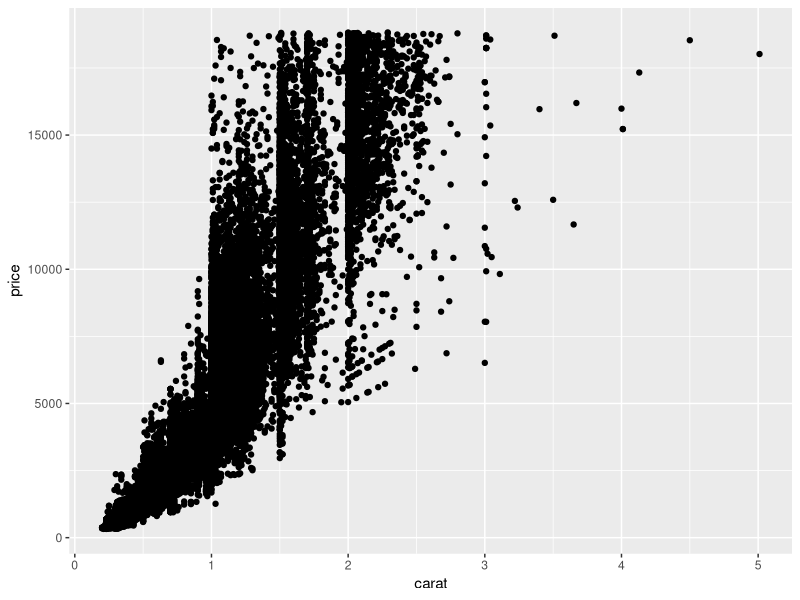
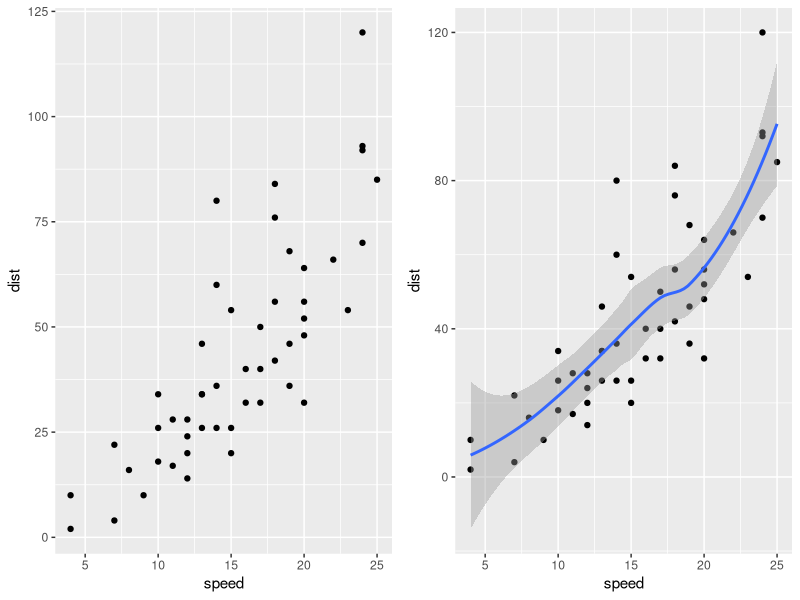
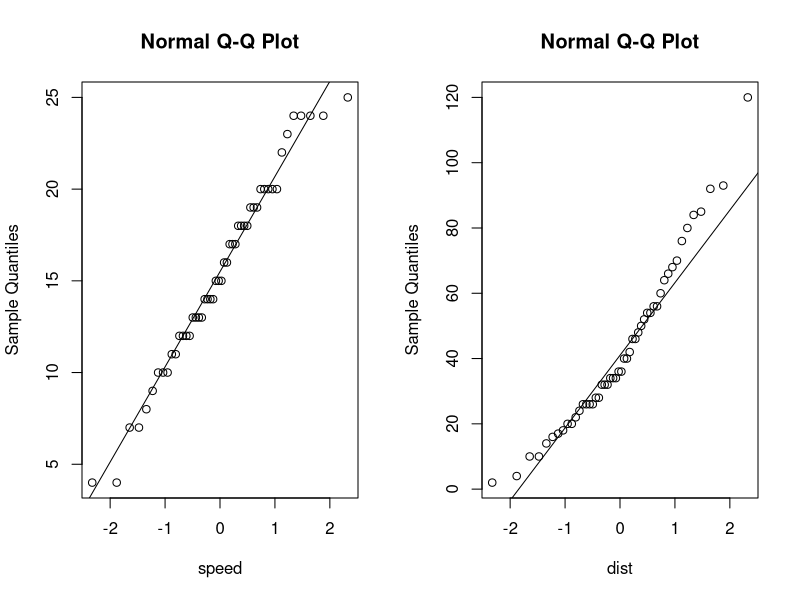
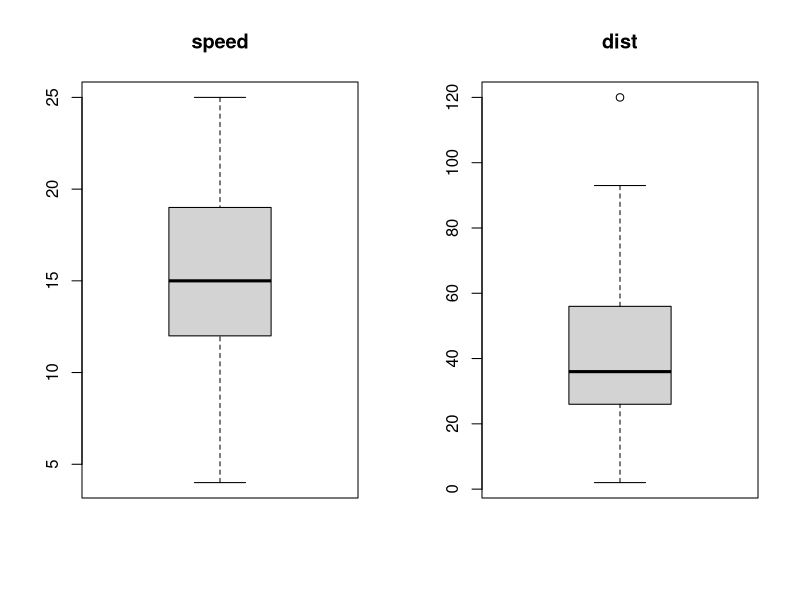
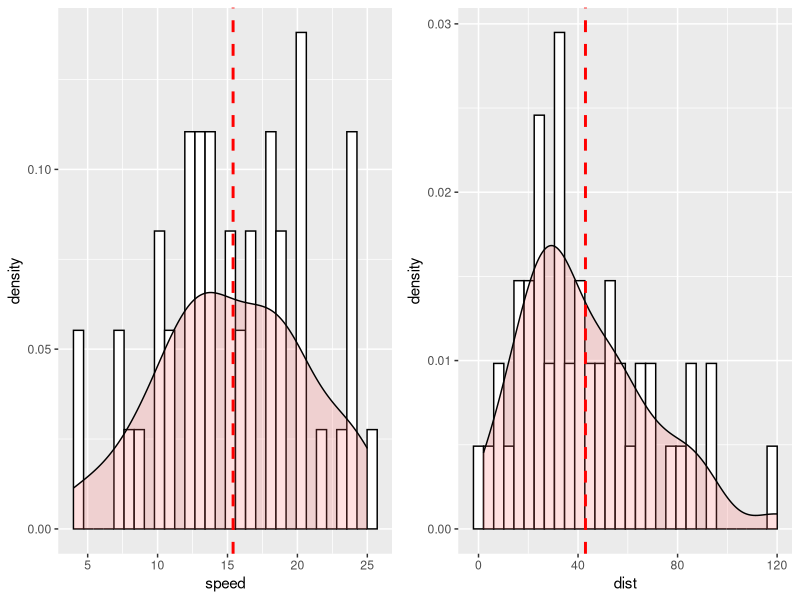
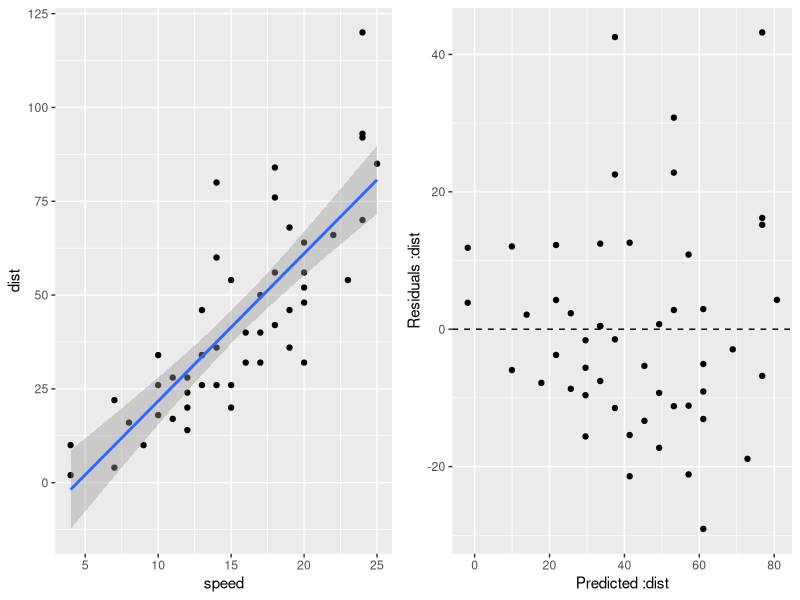
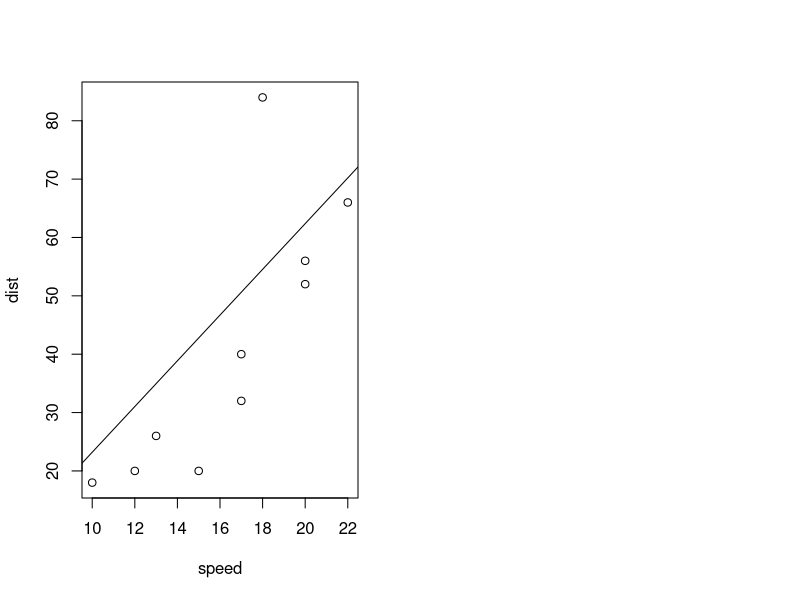
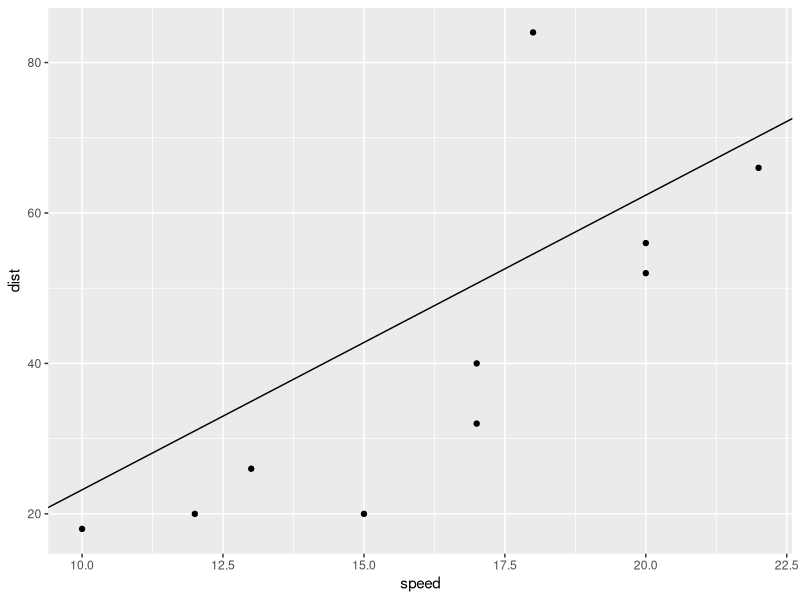

Write R code to recreate these figures, in order.
## ---- chunk 1
knitr::opts_chunk$set(echo = TRUE)
## ---- chunk 2
#install.packages("tidyverse")
#install.packages("gridExtra")
library(tidyverse)
library(gridExtra)
## ---- chunk 3
diamonds

ggplot(diamonds, aes(x=carat, y=price)) +
  geom_point()

## ---- chunk 4

ds.response.variable <- "dist"
ds.predictor.variable <- "speed"
ds.source <- cars
ds.example.need.to.predict <- c(25,26,27,28,29,30)


# ds.response.variable <- 'Sepal.Length'
# ds.predictor.variable <- 'Petal.Length'
# ds.source <- iris
# ds.example.need.to.predict <- c(7.0)

# ds.response.variable <- 'Performance'
# ds.predictor.variable <- 'Aptitude'
# ds.source <- data.frame(Aptitude = c( 45, 81, 65, 87, 68, 91, 77, 61, 55, 66, 82, 93, 76, 83, 61, 74),
#                         Performance = c( 56, 74, 56, 81, 75, 84, 68, 52, 57, 82, 73, 90,67, 79, 70, 66))
# ds.example.need.to.predict <- c(100)


#-------------------
ds <- ds.source[, c(ds.predictor.variable, ds.response.variable)]
names(ds) <- c("X", "Y")
ds




p1 <- ggplot(ds, aes(x=X, y=Y)) +
  geom_point() +
  labs(x=ds.predictor.variable, y=ds.response.variable)

p2 <- ggplot(ds, aes(x=X, y=Y)) +
  geom_point() +
  geom_smooth() +
  labs(x=ds.predictor.variable, y=ds.response.variable)

grid.arrange(p1, p2, ncol=2)


#normality check
par(mfrow=c(1,2))
qqnorm(ds$X, xlab = ds.predictor.variable)
qqline(ds$X)
qqnorm(ds$Y, xlab = ds.response.variable)
qqline(ds$Y)

#outliers
par(mfrow=c(1,2))
boxplot(ds$X, main=ds.predictor.variable)
boxplot(ds$Y, main=ds.response.variable)


#check normal distribution
p1 <- ggplot(data = NULL, aes(x = ds$X)) +
        geom_histogram(aes(y = ..density..), colour="black", fill="white") +
        geom_density(alpha=.2, fill="#FF6666") +
        geom_vline(aes(xintercept=mean(ds$X, na.rm = T)), color="red", linetype="dashed", size=1) +
        labs(x=ds.predictor.variable)
  

p2 <- ggplot(data = NULL, aes(x = ds$Y)) +
        geom_histogram(aes(y = ..density..), colour="black", fill="white") +
        geom_density(alpha=.2, fill="#FF6666") +
        geom_vline(aes(xintercept=mean(ds$Y, na.rm = T)), color="red", linetype="dashed", size=1) +
        labs(x=ds.response.variable)

grid.arrange(p1, p2, ncol=2)

#correlation
cor(ds$X, ds$Y)

#Simple linear model
#response~independent
model_simplelm <- lm(Y~X, data = ds)
summary(model_simplelm)

ds$Y_WholeDS_Prediction <- fitted(model_simplelm)
ds$Y_WholeDS_Residuals <- residuals(model_simplelm)

ds

#only with ggplot2
p1 <- ggplot(model_simplelm, aes(x = X, y = Y)) +
        geom_point() +
        geom_smooth(method = lm) +
        labs(x=ds.predictor.variable, y= ds.response.variable)

p2 <- ggplot(model_simplelm, aes( x = ds$Y_WholeDS_Prediction, y = ds$Y_WholeDS_Residuals)) +
        geom_point() +
        geom_hline( yintercept = 0, linetype = "dashed" ) +
        labs(x=paste0('Predicted :', ds.response.variable), y=paste0('Residuals :' , ds.response.variable))

grid.arrange(p1, p2, ncol = 2)

## ---- chunk 5

#set.seed(123)
#split training and sample data
ds.training.index <- sample(1:nrow(ds), 0.8*nrow(ds))
ds.training <- ds[ds.training.index,]
ds.test <- ds[-ds.training.index,]

#buil model based on training data
ds.training.fit <- lm(Y~X, data = ds.training)
summary(ds.training.fit)
ds.training.pred <- data.frame (ds.training , Y_Prediction = fitted(ds.training.fit), Y_Residuals =residuals(ds.training.fit))

ds.training.pred

#test data prediction
ds.test$Y_predicted <- predict(ds.training.fit, ds.test)


#display result
ds.test[, c('X', 'Y', 'Y_predicted')]


plot(ds.test$X, ds.test$Y, xlab = ds.predictor.variable, ylab = ds.response.variable)
abline(ds.training.fit)

ds.training.fit$coefficients
ds.training.fit$coefficients[1] #intercept
ds.training.fit$coefficients[2] #slope

ggplot(ds.test, aes(x = X, y = Y)) +
  geom_point() +
  geom_abline(intercept = ds.training.fit$coefficients[1], slope = ds.training.fit$coefficients[2]) +
  labs(x=ds.predictor.variable, y=ds.response.variable)


#single value prediction

ds.example.predicted <- predict(ds.training.fit, data.frame(X = ds.example.need.to.predict))
data.frame(X=ds.example.need.to.predict, ds.example.predicted)
